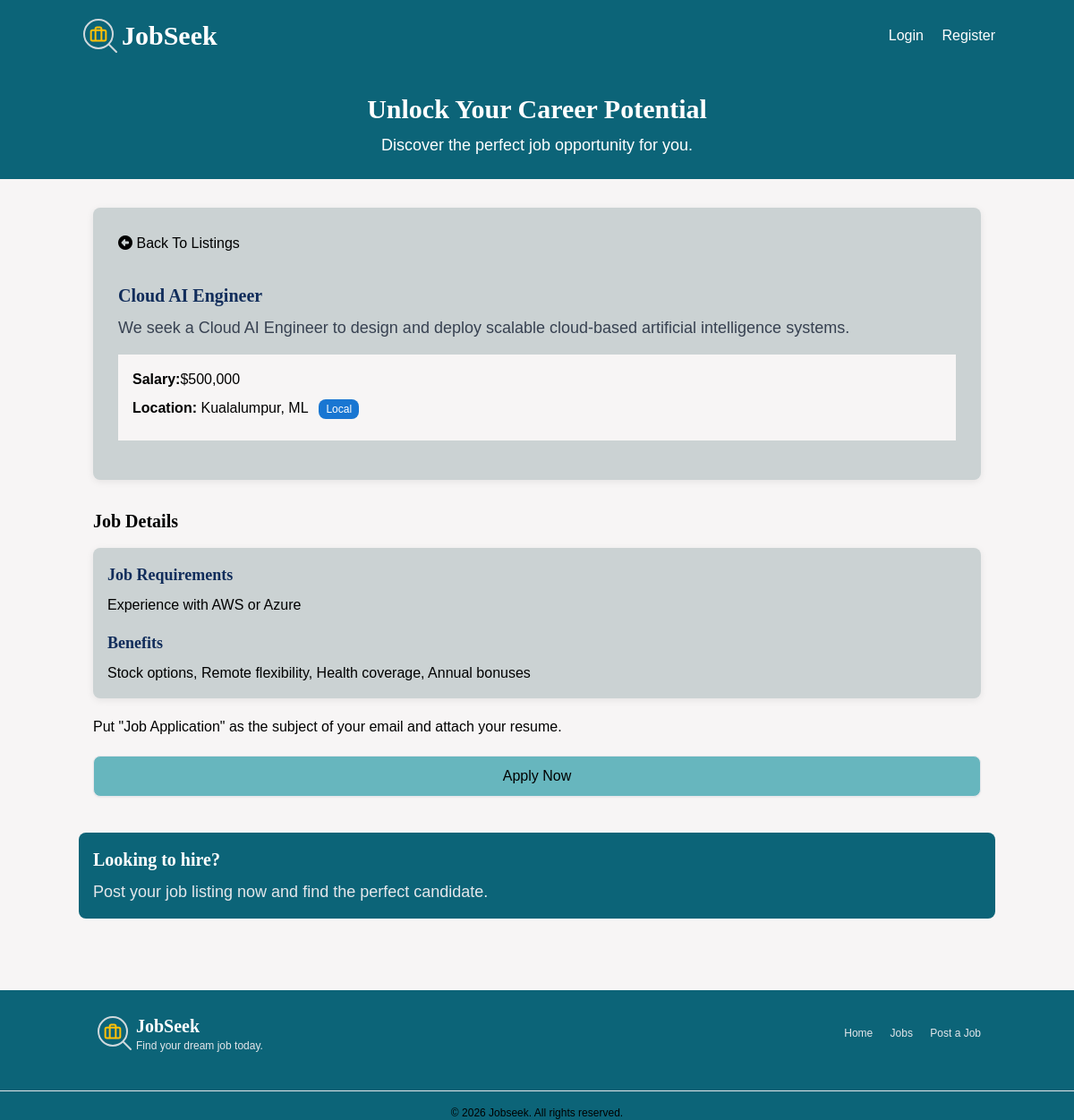
Screenshot of /listings/25 with the database file from the repository.
### tables this page shows
CREATE TABLE `listings` (
  `id` int NOT NULL,
  `user_id` int NOT NULL,
  `title` varchar(255) NOT NULL,
  `description` text NOT NULL,
  `salary` decimal(10,2) NOT NULL,
  `tags` varchar(255) DEFAULT NULL,
  `company` varchar(255) DEFAULT NULL,
  `address` varchar(255) DEFAULT NULL,
  `city` varchar(100) DEFAULT NULL,
  `state` varchar(100) DEFAULT NULL,
  `phone` varchar(50) DEFAULT NULL,
  `email` varchar(150) DEFAULT NULL,
  `requirements` text,
  `benefits` text,
  `created_at` timestamp NULL DEFAULT CURRENT_TIMESTAMP
);

### Framework/Session.php (called while the page is built, shortened)
<?php
class Session {
    public static function has($key) {
        return isset($_SESSION[$key]);
    }
}

### App/controllers/ListingController.php (called while the page is built, shortened)
<?php
class ListingController{
    protected $db;
    public function __construct()
    {
        $config = require basePath('config/db.php');
        $this->db = new Database($config);
    }
   public function show($params) {
    $id = $params['id'] ?? '';
    $params = [
        'id' => $id
    ];
    $listing = $this->db->query(
        'SELECT * FROM listings WHERE id = :id',
        $params
    )->fetch();
    loadView('listings/show', [
        'listing' => $listing
    ]);
   }
}

### public/index.php (called while the page is built, shortened)
<?php
require '../helpers.php';
$router = new Router();
$uri = parse_url($_SERVER['REQUEST_URI'], PHP_URL_PATH);
$router->route($uri);

### config/db.php (called while the page is built)
<?php
return [
    'host' => '127.0.0.1',
    'port' => 3306,
    'dbname' => 'jobseeker',
    'username' => 'root',
    'password' => '',
];

### Framework/Database.php (called while the page is built, shortened)
<?php
class Database
{
    public $conn;
    public function __construct($config)
    {
        $dsn = "mysql:host={$config['host']};port={$config['port']};dbname={$config['dbname']}";
        $options = [PDO::ATTR_ERRMODE => PDO::ERRMODE_EXCEPTION, PDO::ATTR_DEFAULT_FETCH_MODE => PDO::FETCH_OBJ];
        try {
            $this->conn = new PDO($dsn, $config['username'], $config['password'], $options);
        } catch (PDOException $e) {
            throw new Exception('Database failed connection:' . $e->getMessage());
        }
    }
    public function query($query, $params = []) {
        try {
            $sth = $this->conn->prepare($query);
            foreach($params as $param => $value) {
                $sth->bindValue(':' . $param, $value);
            }
            $sth->execute();
            return $sth;
        } catch (PDOException $e) {
            throw new Exception("Query failed{$e->getMessage()}");
        }
    }
}

### App/views/listings/show.view.php (the view, shortened to what this page needs)
<?= loadPartial('head'); ?>
<?= loadPartial('navbar'); ?>
<?= loadPartial('top-banner'); ?>
    <section class="container mx-auto p-4 mt-4">
      <div class="rounded-lg shadow-md bg-white p-3">
       <div class="flex justify-between items-center">
   <a class="block p-4 !text-black hover:text-gray-700" href="/listings">
    <i class="fa fa-arrow-alt-circle-left"></i>
    Back To Listings
</a>
    </div>
        <div class="p-4">
          <h2 class="job-title text-xl"><?= $listing->title ?></h2>
          <p class="text-gray-700 text-lg mt-2">
            <?= $listing->description ?>
          </p>
          <ul class="my-4 bg-gray-100 p-4">
            <li class="mb-2"><strong>Salary:</strong><?= formatSalary($listing->salary)?></li>
            <li class="mb-2">
              <strong>Location:</strong> <?= $listing->city?>, <?= $listing->state?>
              <span
                class="text-xs bg-blue-500 text-white rounded-full px-2 py-1 ml-2"
                >Local</span
              >
            </li>
          </ul>
        </div>
      </div>
    </section>
    <section class="container mx-auto p-4">
      <h2 class="text-xl font-semibold mb-4" style="color:#000 !important;">Job Details</h2>
      <div class="rounded-lg shadow-md bg-white p-4">
       <h3 class="job-section-title text-lg font-semibold mb-2">
    Job Requirements
</h3>
        <p>
         <?= $listing->requirements?>
        </p>
        <h3 class="job-section-title text-lg font-semibold mt-4 mb-2">
    Benefits
</h3>
        <p><?= $listing->benefits?></p>
      </div>
      <p class="my-5">
        Put "Job Application" as the subject of your email and attach your
        resume.
      </p>
      <a href="https://mail.google.com/mail/?view=cm&fs=1&to=<?= $listing->email ?>&su=Job Application" target="_blank"class="block w-full text-center px-5 py-2.5 shadow-sm rounded border text-base font-medium cursor-pointer text-indigo-700 bg-indigo-100 hover:bg-indigo-200">
        Apply Now
      </a>
    </section>
<?= loadPartial('bottom-banner'); ?>
<?= loadPartial('footer'); ?>

### Framework/Router.php (shortened to what this page needs)
<?php
class Router
{
    protected $routes = [];
    public function registerRoute($method, $uri, $action, $middleware = [])
    {
        list($controller,$controllerMethod) = explode('@', $action);
        $this->routes[] = [
            'method' => $method,
            'uri' => $uri,
            'controller' => $controller,
            'controllerMethod' => $controllerMethod,
            'middleware' => $middleware
        ];
    }
    public function route($uri)
    {
        $requestMethod = $_SERVER['REQUEST_METHOD'];
        foreach ($this->routes as $route) {
            $uriSegments = explode('/', trim($uri, '/'));
           $routeSegments = explode('/', trim($route['uri'], '/'));
          if (
    count($uriSegments) === count($routeSegments) &&
    strtoupper($route['method']) === strtoupper($requestMethod)
) {
    $params = [];
    $match = true;
    for($i = 0; $i < count($uriSegments); $i++) {
        if (
            $routeSegments[$i] !== $uriSegments[$i] &&
            !preg_match('/\{(.+?)\}/', $routeSegments[$i])
        ) {
            $match = false;
            break;
        }
        if (preg_match('/\{(.+?)\}/', $routeSegments[$i], $matches)) {
            $params[$matches[1]] = $uriSegments[$i];
        }
    }
    if ($match) {
        $controllerMethod = $route['controllerMethod'];
        $controllerInstance = new $controller();
        $controllerInstance->$controllerMethod($params);
        return;
    }
}
           }
    }
}

### App/views/partials/navbar.php (shortened to what this page needs)
<header class="bg-blue-900 text-white p-4">
    <div class="container mx-auto flex justify-between items-center">
        <h1 class="text-3xl font-semibold">
            <a href="/" class="flex items-center gap-2">
                <span>JobSeek</span>
            </a>
        </h1>
        <nav class="space-x-4">
            <?php if(Session::has('user')) : ?>
                <div class="flex justify-between items-center gap-4">
                <div>Welcome <?= Session::get('user')['name'] ?></div>
                <form method="POST" action="/auth/logout">
                    <button type="submit" class="text-white inlinehover:underline">Logout</button>
                </form>
           <a
                href="/listings/create"
                class="bg-yellow-500 hover:bg-yellow-600 text-black px-4 py-2 rounded hover:shadow-md transition duration-300"><i class="fa fa-edit"></i> Post a Job
            </a>
            </div>
            <?php else: ?>
            <a href="/auth/login" class="text-white hover:underline">Login</a>
            <a href="/auth/register" class="text-white hover:underline">Register</a>
            <?php endif; ?>
        </nav>
    </div>
</header>

### App/views/partials/top-banner.php
<section class="bg-blue-900 text-white py-6 text-center">
    <div class="container mx-auto">
        <h2 class="text-3xl font-semibold">Unlock Your Career Potential</h2>
        <p class="text-lg mt-2">
            Discover the perfect job opportunity for you.
        </p>
    </div>
</section>

### App/views/partials/bottom-banner.php (shortened to what this page needs)
<section class="container mx-auto my-6">
    <div
        class="bg-blue-800 text-white rounded p-4 flex items-center justify-between">
        <div>
            <h2 class="text-xl font-semibold">Looking to hire?</h2>
            <p class="text-gray-200 text-lg mt-2">
                Post your job listing now and find the perfect candidate.
            </p>
        </div>
    </div>
</section>

### App/views/partials/footer.php (shortened to what this page needs)
<footer class="bg-blue-900 text-white mt-20">
    <div class="container mx-auto px-4 py-6">
        <div class="flex justify-between items-center">
            <div class="flex items-center gap-3">
                <div>
                    <h3 class="text-xl font-bold">JobSeek</h3>
                    <p class="text-gray-200 text-xs mt-1">Find your dream job today.</p>
                </div>
            </div>
            <div class="space-x-4 text-xs text-gray-200">
                <a href="/" class="hover:underline">Home</a>
                <a href="/listings" class="hover:underline">Jobs</a>
                <a href="/listings/create" class="hover:underline">Post a Job</a>
            </div>
        </div>
    </div>
    <div class="copy-right">
        <hr class="border-blue-800 my-4 w-full">
        <p class="text-xs text-black text-center">
            &copy; <?= date('Y'); ?> Jobseek. All rights reserved.
        </p>
    </div>
</footer>
</body>
</html>

### public/css/style.css (style rules this page uses)
html { line-height: 1.5; -webkit-text-size-adjust: 100%; -moz-tab-size: 4; -o-tab-size: 4; tab-size: 4; font-family: ui-sans-serif, system-ui, -apple-system, BlinkMacSystemFont, "Segoe UI", Roboto, "Helvetica Neue", Arial, "Noto Sans", sans-serif, "Apple Color Emoji", "Segoe UI Emoji", "Segoe UI Symbol", "Noto Color Emoji"; font-feature-settings: normal; font-variation-settings: normal; }
body { margin: 0; line-height: inherit; }
hr { height: 0; color: inherit; border-top-width: 1px; }
h1, h2, h3, h4, h5, h6 { font-size: inherit; font-weight: inherit; }
a { color: inherit; text-decoration: inherit; }
b, strong { font-weight: bolder; }
blockquote, dl, dd, h1, h2, h3, h4, h5, h6, hr, figure, p, pre { margin: 0; }
ol, ul, menu { list-style: none; margin: 0; padding: 0; }
img, svg, video, canvas, audio, iframe, embed, object { display: block; vertical-align: middle; }
.container { width: 100%; }
@media (min-width: 640px) { .container { max-width: 640px; } }
@media (min-width: 768px) { .container { max-width: 768px; } }
@media (min-width: 1024px) { .container { max-width: 1024px; } }
.mx-auto { margin-left: auto; margin-right: auto; }
.my-4 { margin-top: 1rem; margin-bottom: 1rem; }
.my-5 { margin-top: 1.25rem; margin-bottom: 1.25rem; }
.my-6 { margin-top: 1.5rem; margin-bottom: 1.5rem; }
.mb-2 { margin-bottom: 0.5rem; }
.mb-4 { margin-bottom: 1rem; }
.ml-2 { margin-left: 0.5rem; }
.mt-2 { margin-top: 0.5rem; }
.mt-20 { margin-top: 5rem; }
.mt-4 { margin-top: 1rem; }
.block { display: block; }
.flex { display: flex; }
.w-full { width: 100%; }
.cursor-pointer { cursor: pointer; }
.items-center { align-items: center; }
.justify-between { justify-content: space-between; }
.space-x-4 > :not([hidden]) ~ :not([hidden]) { --tw-space-x-reverse: 0; margin-right: calc(1rem * var(--tw-space-x-reverse)); margin-left: calc(1rem * calc(1 - var(--tw-space-x-reverse))); }
.rounded { border-radius: 0.25rem; }
.rounded-full { border-radius: 9999px; }
.rounded-lg { border-radius: 0.5rem; }
.border { border-width: 1px; }
.bg-blue-500 { --tw-bg-opacity: 1; background-color: rgb(59 130 246 / var(--tw-bg-opacity)); }
.bg-blue-800 { --tw-bg-opacity: 1; background-color: rgb(30 64 175 / var(--tw-bg-opacity)); }
.bg-blue-900 { --tw-bg-opacity: 1; background-color: rgb(30 58 138 / var(--tw-bg-opacity)); }
.bg-gray-100 { --tw-bg-opacity: 1; background-color: rgb(243 244 246 / var(--tw-bg-opacity)); }
.bg-indigo-100 { --tw-bg-opacity: 1; background-color: rgb(224 231 255 / var(--tw-bg-opacity)); }
.bg-white { --tw-bg-opacity: 1; background-color: rgb(255 255 255 / var(--tw-bg-opacity)); }
.p-3 { padding: 0.75rem; }
.p-4 { padding: 1rem; }
.px-2 { padding-left: 0.5rem; padding-right: 0.5rem; }
.px-4 { padding-left: 1rem; padding-right: 1rem; }
.px-5 { padding-left: 1.25rem; padding-right: 1.25rem; }
.py-1 { padding-top: 0.25rem; padding-bottom: 0.25rem; }
.py-2\.5 { padding-top: 0.625rem; padding-bottom: 0.625rem; }
.py-6 { padding-top: 1.5rem; padding-bottom: 1.5rem; }
.text-center { text-align: center; }
.text-3xl { font-size: 1.875rem; line-height: 2.25rem; }
.text-base { font-size: 1rem; line-height: 1.5rem; }
.text-lg { font-size: 1.125rem; line-height: 1.75rem; }
.text-xl { font-size: 1.25rem; line-height: 1.75rem; }
.text-xs { font-size: 0.75rem; line-height: 1rem; }
.font-bold { font-weight: 700; }
.font-medium { font-weight: 500; }
.font-semibold { font-weight: 600; }
.text-black { --tw-text-opacity: 1; color: rgb(0 0 0 / var(--tw-text-opacity)); }
.text-gray-200 { --tw-text-opacity: 1; color: rgb(229 231 235 / var(--tw-text-opacity)); }
.text-gray-700 { --tw-text-opacity: 1; color: rgb(55 65 81 / var(--tw-text-opacity)); }
.text-indigo-700 { --tw-text-opacity: 1; color: rgb(67 56 202 / var(--tw-text-opacity)); }
.text-white { --tw-text-opacity: 1; color: rgb(255 255 255 / var(--tw-text-opacity)); }
.shadow-md { --tw-shadow: 0 4px 6px -1px rgb(0 0 0 / 0.1), 0 2px 4px -2px rgb(0 0 0 / 0.1); --tw-shadow-colored: 0 4px 6px -1px var(--tw-shadow-color), 0 2px 4px -2px var(--tw-shadow-color); box-shadow: var(--tw-ring-offset-shadow, 0 0 #0000), var(--tw-ring-shadow, 0 0 #0000), var(--tw-shadow); }
.shadow-sm { --tw-shadow: 0 1px 2px 0 rgb(0 0 0 / 0.05); --tw-shadow-colored: 0 1px 2px 0 var(--tw-shadow-color); box-shadow: var(--tw-ring-offset-shadow, 0 0 #0000), var(--tw-ring-shadow, 0 0 #0000), var(--tw-shadow); }

### rows the page displays
listings: title "Cloud AI Engineer", description "We seek a Cloud AI Engineer to design and deploy scalable cloud-based artificial intelligence systems.", salary "$500,000", city "Kualalumpur", state "ML", requirements "Experience with AWS or Azure", benefits "Stock options, Remote flexibility, Health coverage, Annual bonuses"
